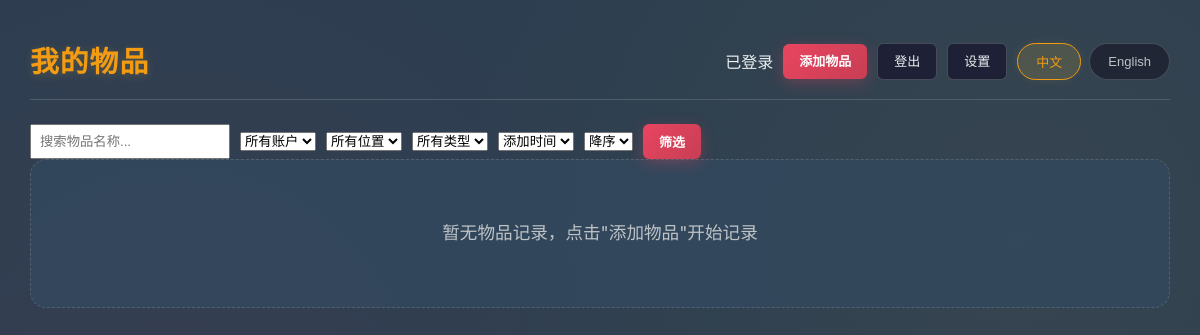
The app's page /my-items (signed in), older data.
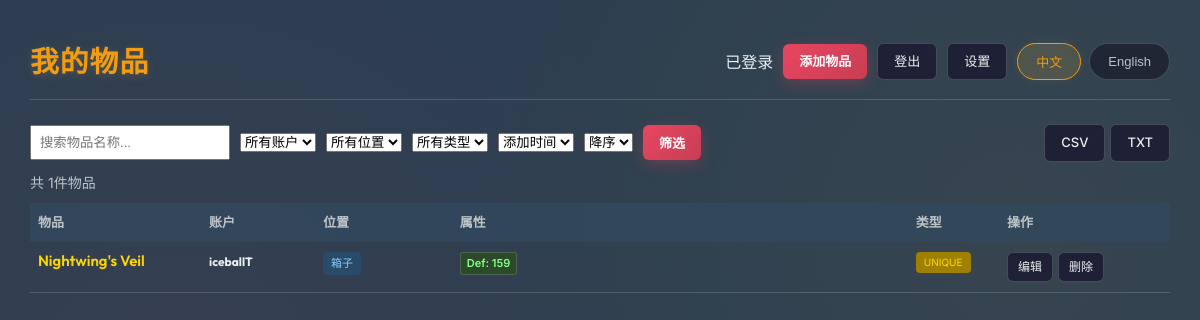
The same page, newer data.
### tables this page shows
CREATE TABLE my_items (
            id INTEGER PRIMARY KEY,
            user_id INTEGER NOT NULL,
            item_type TEXT,
            item_id TEXT,
            account TEXT,
            character_name TEXT,
            storage_type TEXT,
            storage_name TEXT,
            notes TEXT,
            image_path TEXT,
            is_ethereal INTEGER DEFAULT 0,
            is_artifact INTEGER DEFAULT 0,
            sockets INTEGER,
            req_level INTEGER,
            req_str INTEGER,
            req_dex INTEGER,
            defense INTEGER,
            enhanced_defense INTEGER,
            durability INTEGER,
            damage_min INTEGER,
            damage_max INTEGER,
            str_bonus INTEGER,
            dex_bonus INTEGER,
            vit_bonus INTEGER,
            ene_bonus INTEGER,
            life INTEGER,
            mana INTEGER,
            skill_name TEXT,
            skill_level INTEGER,
            ctc_trigger TEXT,
            ctc_skill_name TEXT,
            ctc_skill_level INTEGER,
            ias INTEGER,
            fcr INTEGER,
            fhr INTEGER,
            frw INTEGER,
            res_fire INTEGER,
            res_cold INTEGER,
            res_ltng INTEGER,
            res_pois INTEGER,
            res_all INTEGER,
            absorb_fire INTEGER,
            absorb_cold INTEGER,
            absorb_ltng INTEGER,
            add_fire_min INTEGER,
            add_fire_max INTEGER,
            add_cold_min INTEGER,
            add_cold_max INTEGER,
            add_ltng_min INTEGER,
            add_ltng_max INTEGER,
            add_pois_min INTEGER,
            add_pois_max INTEGER,
            mf INTEGER,
            eg INTEGER,
            life_steal REAL,
            mana_steal REAL,
            life_after_kill INTEGER,
            mana_after_kill INTEGER,
            attack_rating INTEGER,
            attack_rating_plus INTEGER,
            crushing_blow INTEGER,
            deadly_strike INTEGER,
            open_wounds INTEGER,
            cannot_be_frozen INTEGER DEFAULT 0,
            ctc_trigger2 TEXT,
            ctc_skill_name2 TEXT,
            ctc_skill_level2 INTEGER,
            ctc_trigger3 TEXT,
            ctc_skill_name3 TEXT,
            ctc_skill_level3 INTEGER,
            create_time TIMESTAMP DEFAULT CURRENT_TIMESTAMP,
            update_time TIMESTAMP DEFAULT CURRENT_TIMESTAMP,
            FOREIGN KEY (user_id) REFERENCES users (id)
        );

### app.py (the view)
@app.route('/my-items')
@login_required
def my_items():
    lang = request.args.get('lang', 'zh')
    account = safe_str(request.args.get('account', ''))
    storage_type = safe_str(request.args.get('storage_type', ''))
    search = safe_str(request.args.get('search', ''))
    item_type_filter = safe_str(request.args.get('item_type', ''))
    sort_by = request.args.get('sort_by', 'create_time')
    sort_order = request.args.get('sort_order', 'desc')
    user_id = session['user_id']
    where_conditions = ["user_id = ?"]
    params = [user_id]
    if account:
        where_conditions.append("account LIKE ?")
        params.append(f"%{account}%")
    if storage_type:
        where_conditions.append("storage_type = ?")
        params.append(storage_type)
    if search:
        where_conditions.append("(item_id LIKE ? OR notes LIKE ? OR character_name LIKE ?)")
        search_param = f"%{search}%"
        params.extend([search_param, search_param, search_param])
    if item_type_filter:
        where_conditions.append("item_type = ?")
        params.append(item_type_filter)
    allowed_sort_cols = ['item_id', 'account', 'create_time', 'update_time', 'sockets', 'defense', 'mf', 'res_all']
    if sort_by not in allowed_sort_cols:
        sort_by = 'create_time'
    if sort_order not in ['asc', 'desc']:
        sort_order = 'desc'
    where_clause = " AND ".join(where_conditions)
    sql = f"SELECT * FROM my_items WHERE {where_clause} ORDER BY {sort_by} {sort_order.upper()}"
    items = query_db(sql, tuple(params))
    accounts_sql = "SELECT DISTINCT account FROM my_items WHERE user_id = ? ORDER BY account"
    accounts = [r[0] for r in query_db(accounts_sql, (user_id,))]
    return render_template('my_items.html', items=items, accounts=accounts,
                                selected_account=account, selected_storage=storage_type,
                                search=search, item_type_filter=item_type_filter,
                                sort_by=sort_by, sort_order=sort_order, lang=lang)

### app.py (called while the page is built)
def safe_str(value, max_length=1000):
    if value is None:
        return ""
    return str(value).strip()[:max_length]

@app.before_request
def setup():
    if not hasattr(g, '_db_initialized'):
        init_db()
        g._db_initialized = True

def login_required(f):
    @wraps(f)
    def decorated_function(*args, **kwargs):
        if 'user_id' not in session:
            return redirect(url_for('login', next=request.url))
        return f(*args, **kwargs)
    return decorated_function

def get_db():
    db = getattr(g, '_database', None)
    if db is None:
        db = g._database = sqlite3.connect(DB_PATH)
        db.row_factory = sqlite3.Row
    return db

@app.teardown_appcontext
def close_connection(exception):
    db = getattr(g, '_database', None)
    if db is not None:
        db.close()

def query_db(query, args=(), one=False):
    cur = get_db().execute(query, args)
    rv = cur.fetchall()
    cur.close()
    return (rv[0] if rv else None) if one else rv

@app.context_processor
def inject_helpers():
    return dict(build_query=build_query, translate_type=translate_item_type, translate_prop=translate_prop,
                min=min, max=max, range=range)

### templates/my_items.html (shortened to what this page needs)
{% extends 'base.html' %}
{% block content %}
<div class="container">
    <div class="header">
        <h1>{% if lang == 'zh' %}我的物品{% else %}My Items{% endif %}</h1>
        <div style="display:flex;gap:10px;align-items:center;flex-wrap:wrap;">
            {% if session.user_id %}
                <span style="color: var(--text-secondary);">{{ '已登录' if lang == 'zh' else 'Logged in' }}</span>
                <a href="/my-items/add?lang={{ lang }}" class="btn primary">{{ '添加物品' if lang=='zh' else 'Add Item' }}</a>
                <a href="/logout" class="btn">{{ '登出' if lang=='zh' else 'Logout' }}</a>
            {% else %}
                <a href="/login?lang={{ lang }}" class="btn">{{ '登录' if lang=='zh' else 'Login' }}</a>
                <a href="/register?lang={{ lang }}" class="btn">{{ '注册' if lang=='zh' else 'Register' }}</a>
            {% endif %}
            <a href="/settings?lang={{ lang }}" class="btn">{% if lang == 'zh' %}设置{% else %}Settings{% endif %}</a>
            <div class="tabs" style="margin-bottom:0;">
                <button class="tab {% if lang=='zh' %}active{% endif %}" onclick="setLang('zh')">中文</button>
                <button class="tab {% if lang=='en' %}active{% endif %}" onclick="setLang('en')">English</button>
            </div>
        </div>
    </div>
    <div class="filter-bar">
        <form method="get" style="display:flex;gap:10px;flex-wrap:wrap;align-items:center;">
            <input type="text" name="search" value="{{ search or '' }}" placeholder="{% if lang == 'zh' %}搜索物品名称...{% else %}Search items...{% endif %}" style="padding:8px;min-width:200px;">
            <select name="account">
                <option value="">{% if lang == 'zh' %}所有账户{% else %}All Accounts{% endif %}</option>
            </select>
            <select name="storage_type">
                <option value="">{% if lang == 'zh' %}所有位置{% else %}All Locations{% endif %}</option>
            </select>
            <select name="item_type">
                <option value="">{% if lang == 'zh' %}所有类型{% else %}All Types{% endif %}</option>
            </select>
            <select name="sort_by">
                <option value="create_time" {% if sort_by == 'create_time' %}selected{% endif %}>{% if lang == 'zh' %}添加时间{% else %}Add Time{% endif %}</option>
            </select>
            <select name="sort_order">
                <option value="desc" {% if sort_order == 'desc' %}selected{% endif %}>{% if lang == 'zh' %}降序{% else %}Descending{% endif %}</option>
            </select>
            <button type="submit" class="btn primary">{% if lang == 'zh' %}筛选{% else %}Filter{% endif %}</button>
            {% if items %}
            <div style="display:flex;gap:5px;margin-left:auto;">
                <a href="/my-items/export?format=csv&lang={{ lang }}" class="btn" target="_blank">CSV</a>
                <a href="/my-items/export?format=txt&lang={{ lang }}" class="btn" target="_blank">TXT</a>
            </div>
            {% endif %}
        </form>
    </div>
    {% if items %}
    <div class="items-count">{% if lang == 'zh' %}共{% else %}Total{% endif %} {{ items|length }}{% if lang == 'zh' %}件物品{% else %} items{% endif %}</div>
    <table class="items-table">
        <thead>
            <tr>
                <th style="width:15%;">{% if lang == 'zh' %}物品{% else %}Item{% endif %}</th>
                <th style="width:10%;">{% if lang == 'zh' %}账户{% else %}Account{% endif %}</th>
                <th style="width:12%;">{% if lang == 'zh' %}位置{% else %}Location{% endif %}</th>
                <th style="width:40%;">{% if lang == 'zh' %}属性{% else %}Stats{% endif %}</th>
                <th style="width:8%;">{% if lang == 'zh' %}类型{% else %}Type{% endif %}</th>
                <th style="width:15%;">{% if lang == 'zh' %}操作{% else %}Actions{% endif %}</th>
            </tr>
        </thead>
        <tbody>
            {% for item in items %}
            <tr>
                <td>
                    <div class="item-name">
                        {% if item.item_type == 'unique' %}
                        <span class="rarity-unique">{{ item.item_id }}</span>
                        {% elif item.item_type == 'set' %}
                        <span class="rarity-set">{{ item.item_id }}</span>
                        {% elif item.item_type == 'magic' %}
                        <span class="rarity-magic">{{ item.item_id }}</span>
                        {% elif item.item_type == 'rare' %}
                        <span class="rarity-rare">{{ item.item_id }}</span>
                        {% elif item.item_type == 'runeword' %}
                        <span class="rarity-runeword">{{ item.item_id }}</span>
                        {% else %}
                        <span class="rarity-normal">{{ item.item_id }}</span>
                        {% endif %}
                    </div>
                </td>
                <td>
                    <span class="account-name">{{ item.account }}</span>
                </td>
                <td>
                    {% if item.storage_type == 'stash' %}
                    <span class="location-badge stash">{% if lang == 'zh' %}箱子{% else %}Stash{% endif %}</span>
                    {% elif item.storage_type == 'character' %}
                    <span class="location-badge character">{{ item.character_name or '-' }}</span>
                    {% elif item.storage_type == 'shared' %}
                    <span class="location-badge shared">{% if lang == 'zh' %}共享箱{% else %}Shared{% endif %}</span>
                    {% endif %}
                </td>
                <td>
                    <div class="stats-grid">
                        {% if item.defense %}<span class="stat stat-def">Def: {{ item.defense }}</span>{% endif %}
                    </div>
                </td>
                <td>
                    <span class="type-badge type-{{ item.item_type }}">{{ item.item_type }}</span>
                </td>
                <td>
                    <div class="action-buttons">
                        <a href="/my-items/edit/{{ item.id }}?lang={{ lang }}" class="btn btn-small">{% if lang == 'zh' %}编辑{% else %}Edit{% endif %}</a>
                        <a href="/my-items/delete/{{ item.id }}?lang={{ lang }}" class="btn btn-danger btn-small" onclick="return confirm('{% if lang == 'zh' %}确定删除?{% else %}Confirm delete?{% endif %}')">{% if lang == 'zh' %}删除{% else %}Delete{% endif %}</a>
                    </div>
                </td>
            </tr>
            {% endfor %}
        </tbody>
    </table>
    {% else %}
    <div class="empty">
        {% if lang == 'zh' %}暂无物品记录，点击"添加物品"开始记录{% else %}No items yet. Click "Add Item" to start tracking{% endif %}
    </div>
    {% endif %}
</div>
{% endblock %}

### templates/base.html (shortened to what this page needs)
<!DOCTYPE html>
<html lang="{{ lang|default('en') }}">
<head>
    <link rel="stylesheet" href="{{ url_for('static', filename='css/styles.css') }}">
</head>
<body>
    <div class="container">
        {% block content %}{% endblock %}
    </div>
</body>
</html>

### static/css/styles.css (style rules this page uses)
:root { --bg-main: #2c3e50; --bg-card: rgba(52, 73, 94, 0.8); --bg-glass: rgba(44, 62, 80, 0.7); --border-dim: rgba(127, 140, 141, 0.4); --border-light: rgba(149, 165, 166, 0.5); --text-main: #ecf0f1; --text-muted: #bdc3c7; --text-primary: #f39c12; --text-accent: #e74c3c; --shadow-glow: 0 4px 20px rgba(0, 0, 0, 0.3); --color-unique: #f1c40f; --border-unique: #f1c40f; --color-set: #27ae60; --border-set: #27ae60; --color-magic: #3498db; --color-rare: #e67e22; --color-craft: #9b59b6; --color-rune: #e74c3c; --radius-sm: 6px; --radius-md: 10px; --radius-lg: 16px; }
* { box-sizing: border-box; margin: 0; padding: 0; }
body { font-family: 'Inter', -apple-system, BlinkMacSystemFont, "Segoe UI", Roboto, Helvetica, Arial, sans-serif; background: var(--bg-main); color: var(--text-main); min-height: 100vh; background-image: radial-gradient(circle at 15% 50%, rgba(233, 69, 96, 0.05) 0%, transparent 50%), radial-gradient(circle at 85% 30%, rgba(240, 192, 64, 0.05) 0%, transparent 50%); background-attachment: fixed; line-height: 1.5; }
.container { max-width: 1600px; margin: 0 auto; padding: 20px 15px; animation: fadeIn 0.4s ease-out; }
h1 { font-family: 'Outfit', sans-serif; color: var(--text-primary); font-size: 1.8em; letter-spacing: 1px; text-shadow: 0 2px 10px rgba(240, 192, 64, 0.2); display: flex; align-items: center; gap: 10px; }
.header { display: flex; justify-content: space-between; align-items: center; margin-bottom: 24px; border-bottom: 1px solid var(--border-dim); padding-bottom: 16px; }
.btn { padding: 8px 16px; background: rgba(26, 26, 48, 0.8); border: 1px solid var(--border-dim); border-radius: var(--radius-sm); color: var(--text-main); cursor: pointer; font-size: 13px; font-family: 'Inter', sans-serif; font-weight: 500; transition: all 0.2s ease; text-decoration: none; display: inline-flex; align-items: center; justify-content: center; gap: 6px; }
.btn.primary { background: linear-gradient(135deg, #e94560 0%, #c73e54 100%); color: white; border: none; font-weight: 600; box-shadow: 0 4px 15px rgba(233, 69, 96, 0.3); }
.tabs { display: flex; gap: 8px; margin-bottom: 20px; flex-wrap: wrap; }
.tab { padding: 8px 18px; background: rgba(20, 20, 35, 0.6); border: 1px solid var(--border-dim); border-radius: 20px; color: var(--text-muted); cursor: pointer; font-size: 13px; font-weight: 500; transition: all 0.2s cubic-bezier(0.4, 0, 0.2, 1); text-decoration: none; }
.tab.active { background: rgba(240, 192, 64, 0.15); color: var(--text-primary); border-color: var(--text-primary); box-shadow: 0 0 10px rgba(240, 192, 64, 0.1); }
.stat { display: inline-block; margin-right: 10px; font-size: 13px; font-weight: 600; color: var(--text-muted); }
.item-name { font-family: 'Outfit', sans-serif; font-size: 1.15em; color: var(--color-unique); font-weight: 700; white-space: nowrap; overflow: hidden; text-overflow: ellipsis; line-height: 1.2; margin-bottom: 2px; }
.stat { display: inline-flex; align-items: baseline; gap: 4px; background: rgba(20, 20, 35, 0.5); padding: 4px 8px; border-radius: var(--radius-sm); font-size: 0.8em; border: 1px solid var(--border-dim); }
.stat { margin-right: 0 !important; justify-content: space-between !important; padding: 6px 10px; }
.account-name { font-family: 'Outfit', sans-serif; font-size: 1.2em; font-weight: 700; color: var(--text-primary); }

Row changes from the older to the newer data that the page shows:
added my_items: item_id "Nightwing's Veil", account "iceballT", storage_type "箱子", defense "159", item_type "UNIQUE"
Text that changed along with them:
{{ items|length }}: (not shown) → "1"
text no longer shown: "暂无物品记录，点击\"添加物品\"开始记录"
text now shown: "CSV TXT 共 件物品 物品 账户 位置 属性 类型 操作"
